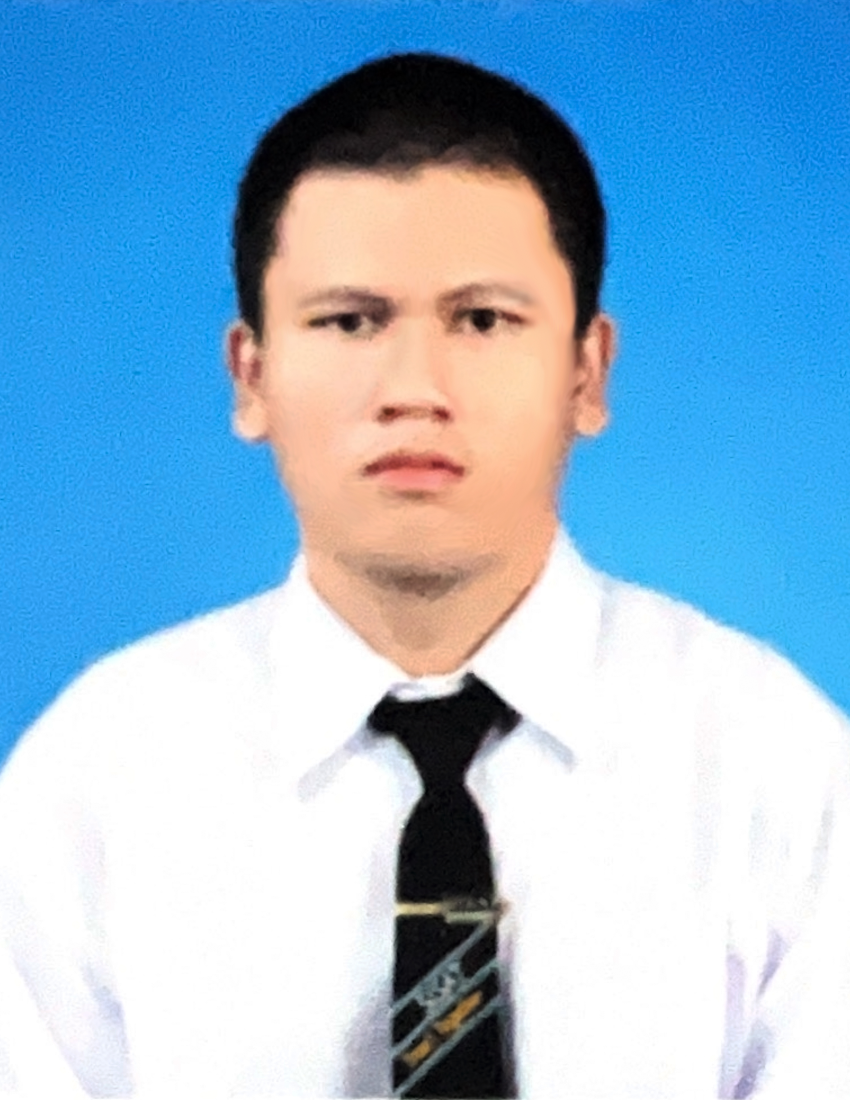
#> input picture 123/01.jpg, 2550 x 3300 px, found by its file name (shown at 1/3 size)
$ python test.py   (older library calls are emulated)
#> lines starting #> are read from the running program, lines starting #| are printed output that depends on the picture
import cv2
import numpy as np
import matplotlib.pyplot as plt
img= cv2.imread('123/01.jpg')
#> img is the input picture: shape (3300, 2550, 3); mean B, G, R 211.3, 183.3, 145.7
img= cv2.resize(img,(500,500))
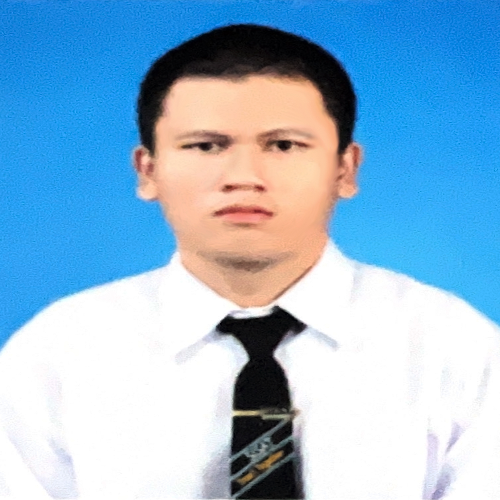
#> img: shape (500, 500, 3); mean B, G, R 211.2, 183.3, 145.6
Sobel = cv2.Sobel(img,ddepth=cv2.CV_8U,dx=1,dy=1,ksize=3)
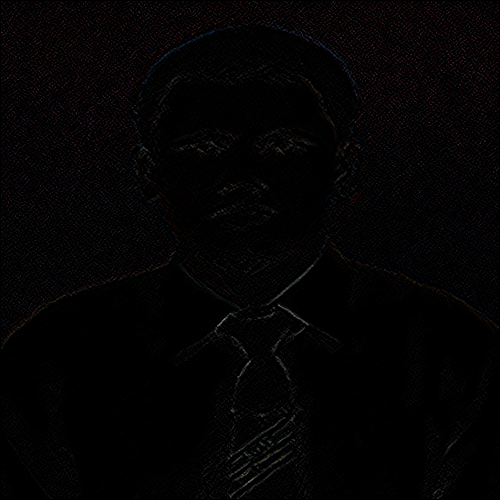
#> Sobel: shape (500, 500, 3); mean B, G, R 3.2, 2.8, 3.7
Laplacian = cv2.Laplacian(img,ddepth=cv2.CV_8U,ksize=3)
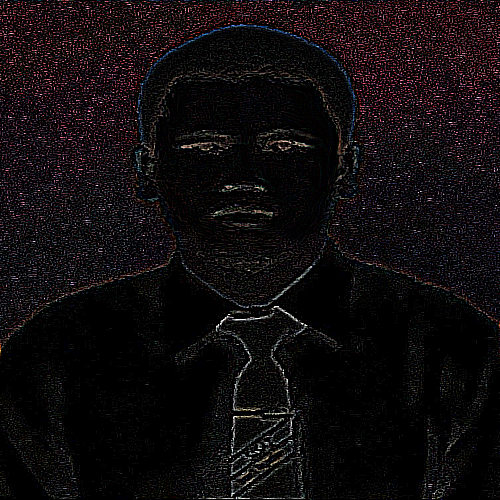
#> Laplacian: shape (500, 500, 3); mean B, G, R 13, 11.5, 15.3
Canny = cv2.Canny(img, 100,200)
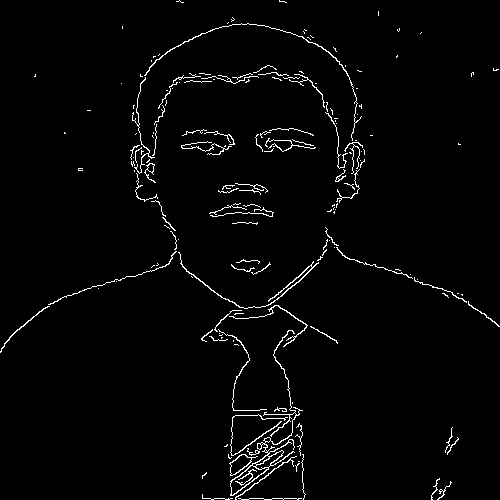
#> Canny: shape (500, 500); 2.3% white in thin lines or dots
cv2.imshow("img",img,)
cv2.imshow("Sobel",Sobel)
cv2.imshow("Laplacian",Laplacian)
cv2.imshow("Canny",Canny)
cv2.waitKey()
